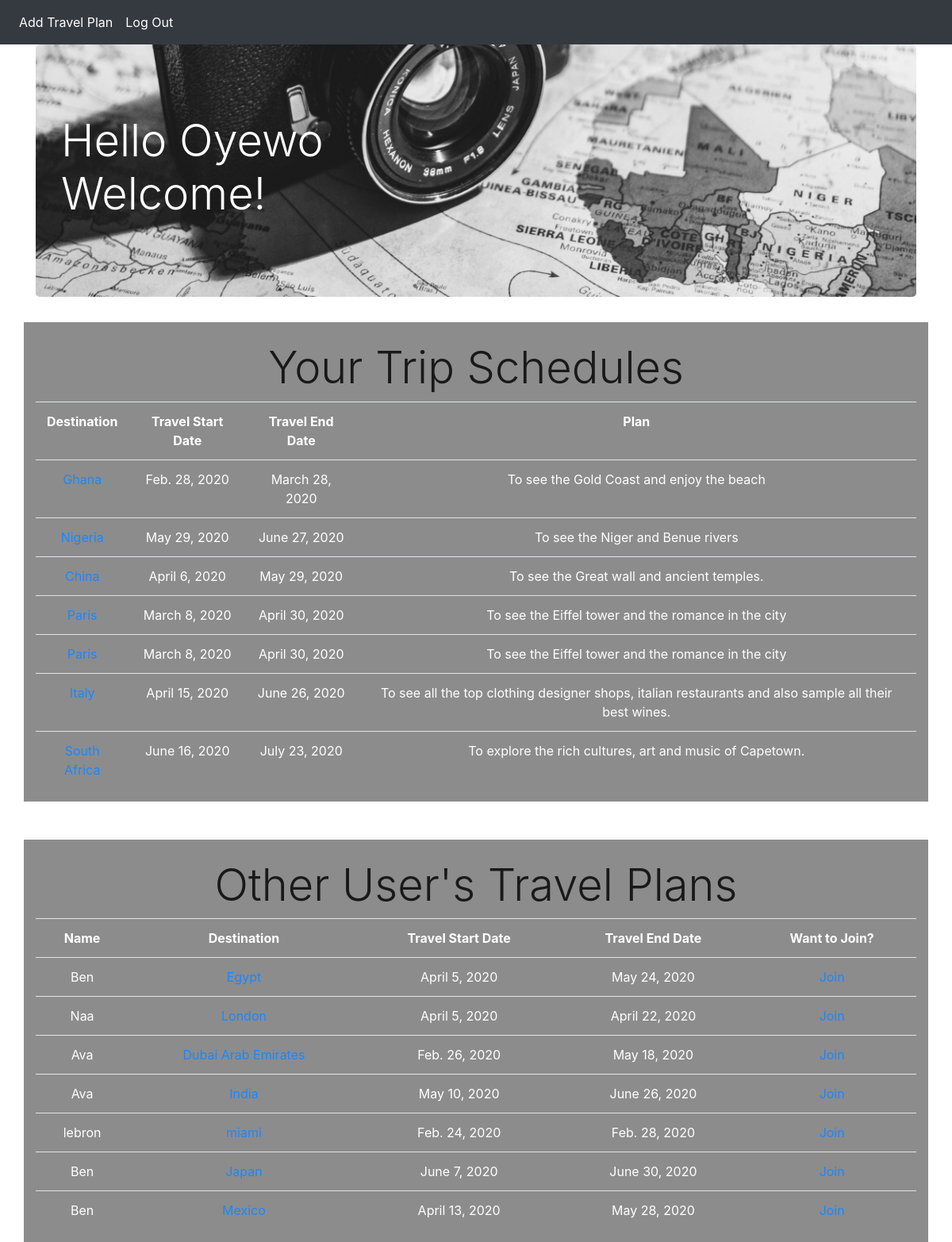
Screenshot of /travels (signed in) with the database file from the repository.
### BeltExam_python_djangoApp/models.py (models this page shows)
class User(models.Model):
    name = models.CharField(max_length=225)
    user_name = models.CharField(max_length=225)
    password = models.CharField(max_length=225)
    created_at = models.DateTimeField(auto_now_add=True)
    updated_at = models.DateTimeField(auto_now=True)
    objects = UserManager()

class Trip(models.Model):
    destination = models.CharField(max_length=255)
    desc = models.CharField(max_length=225)
    travel_start = models.DateField(max_length=255)
    travel_end = models.DateField(max_length=255)
    added_by = models.ForeignKey(User, related_name="trips", on_delete = models.CASCADE)
    plans = models.ManyToManyField(User, related_name= "plan_trips")
    created_at = models.DateTimeField(auto_now_add=True)
    updated_at = models.DateTimeField(auto_now=True)
    objects = TripManager()

### BeltExam_python_djangoApp/views.py (the view, shortened to what this page needs)
# urls.py: path('travels', views. travelpage),
def travelpage(request):
    loginuser = User.objects.get(id = request.session['successfullyloggedinUserId'])
    context = {
        'travellerlogin': loginuser,
        'alltravels': Trip.objects.all(),
        'loggedusertravels': Trip.objects.filter(added_by = loginuser) | Trip.objects.filter(plans = loginuser),
        'othertravels': Trip.objects.exclude(Q(added_by = loginuser) | Q(plans = loginuser))
    }
    return render(request, "travels.html", context)

### BeltExam_python_djangoApp/templates/travels.html (shortened to what this page needs)
<!DOCTYPE html>
<html lang="en">
<head>
    {% load static %}
    <link rel="stylesheet" href="https://stackpath.bootstrapcdn.com/bootstrap/4.4.1/css/bootstrap.min.css">
    <link rel="stylesheet" href="{% static 'css/styletravels.css' %}">
</head>
<link rel="stylesheet" href="https://cdnjs.cloudflare.com/ajax/libs/animate.css/3.7.0/animate.css">
<body>
    <nav class="navbar navbar-expand-lg navbar-dark bg-dark">
        <div class="collapse navbar-collapse" id="navbarSupportedContent">
            <ul class="navbar-nav mr-auto">
                <li class="nav-item active">
                    <a class="nav-link" href="/travels/add">Add Travel Plan <span class="sr-only">(current)</span></a>
                </li>
                <li class="nav-item active">
                    <a class="nav-link" href="/logout">Log Out <span class="sr-only">(current)</span></a>
                </li>
            </ul>
        </div>
    </nav>
    <div class="container">
        <div class="box-1 wow bounceInUp center" data-wow-duration="2s" data-wow-delay="0s">
            <div class="jumbotron" style= "background-image: url('/static/img/user.jpg'); background-repeat: no-repeat; background-size: 100% 100%;">
                <br>
                <h1 class="display-4" style= "text-align: left; color: white; ">Hello {{ travellerlogin.name }}<br/>Welcome!</h1>
                <br>
            </div>
        </div>
        <div class="box-1 wow  wow bounceInRight" data-wow-duration="4s">
            <div class="row">
                <div class="col-sm-12" style= "background-color: grey; opacity: .9;">
                <br>
                    <table class="table table.striped">
                        <h5 class="display-4" style= "color: black; text-align: center;">Your Trip Schedules</h5>
                        <tr style= "text-align: center;">
                            <th style= "color: white;" style= "text-align: center;">Destination</th>
                            <th style= "color: white;" style= "text-align: center;">Travel Start Date</th>
                            <th style= "color: white;" style= "text-align: center;">Travel End Date</th>
                            <th style= "color: white;" style= "text-align: center;">Plan</th>
                        </tr>
                        {% for trip in loggedusertravels %}
                        <tr style= "text-align: center;">
                            <td><a href="/trip_destination/{{ trip.id }}">{{ trip.destination }}</a></td>
                            <td style= "color: white;">{{ trip.travel_start }}</td>
                            <td style= "color: white;">{{ trip.travel_end }}</td>
                            <td style= "color: white;">{{ trip.desc }}</td>
                        </tr>
                        {% endfor %}
                    </table>
                </div>
            </div>
        </div>
        <br>
        <br>
        <div class="box-1 wow wow bounceInLeft" data-wow-duration="3s">
            <div class="row">
                <div class="col-sm-12" style= "background-color: grey; opacity: .9;">
                <br>
                    <h5 class="display-4" style= "color: black; text-align: center;">Other User's Travel Plans</h5>
                    <table class="table table.striped">
                        <tr style= "text-align: center;">
                            <th style= "color: white;">Name</th>
                            <th style= "color: white;">Destination</th>
                            <th style= "color: white;">Travel Start Date</th>
                            <th style= "color: white;">Travel End Date</th>
                            <th style= "color: white;">Want to Join?</th>
                        </tr>
                        {% for trip in othertravels %}
                        <tr style= "text-align: center;">
                            <td style= "color: white;">{{ trip.added_by.name }}</td>
                            <td><a href="trip_destination/{{ trip.id }}">{{ trip.destination }}</a></td>
                            <td style= "color: white;">{{ trip.travel_start }}</td>
                            <td style= "color: white;">{{ trip.travel_end }}</td>
                            <td><a href="/addtraveltotravels/{{ trip.id }}">Join</a></td>
                        </tr>
                        {% endfor %}
                    </table>
                </div>
            </div>
        </div>
    </div>
</body>
</html>

### BeltExam_python_djangoApp/static/css/styletravels.css (style rules this page uses)
* { margin: 0; }
body { background-image: url('/static/img/up.jpg'); background-repeat: no-repeat; background-size: 100% 100%; background-attachment: fixed; }

### rows the page displays
User: name "Oyewo"
Trip: destination "Ghana", travel_start "Feb. 28, 2020", travel_end "March 28, 2020", desc "To see the Gold Coast and enjoy the beach"
Trip: destination "Nigeria", travel_start "May 29, 2020", travel_end "June 27, 2020", desc "To see the Niger and Benue rivers"
Trip: destination "China", travel_start "April 6, 2020", travel_end "May 29, 2020", desc "To see the Great wall and ancient temples."
Trip: destination "Paris", travel_start "March 8, 2020", travel_end "April 30, 2020", desc "To see the Eiffel tower and the romance in the city"
Trip: destination "Italy", travel_start "April 15, 2020", travel_end "June 26, 2020", desc "To see all the top clothing designer shops, italian restaurants and also sample all their best wines."
Trip: destination "South Africa", travel_start "June 16, 2020", travel_end "July 23, 2020", desc "To explore the rich cultures, art and music of Capetown."
Trip: added_by.name "Ben", destination "Egypt", travel_start "April 5, 2020", travel_end "May 24, 2020"
Trip: added_by.name "Naa", destination "London", travel_start "April 5, 2020", travel_end "April 22, 2020"
Trip: added_by.name "Ava", destination "Dubai Arab Emirates", travel_start "Feb. 26, 2020", travel_end "May 18, 2020"
Trip: added_by.name "Ava", destination "India", travel_start "May 10, 2020", travel_end "June 26, 2020"
Trip: added_by.name "lebron", destination "miami", travel_start "Feb. 24, 2020", travel_end "Feb. 28, 2020"
Trip: added_by.name "Ben", destination "Japan", travel_start "June 7, 2020", travel_end "June 30, 2020"
Trip: added_by.name "Ben", destination "Mexico", travel_start "April 13, 2020", travel_end "May 28, 2020"
